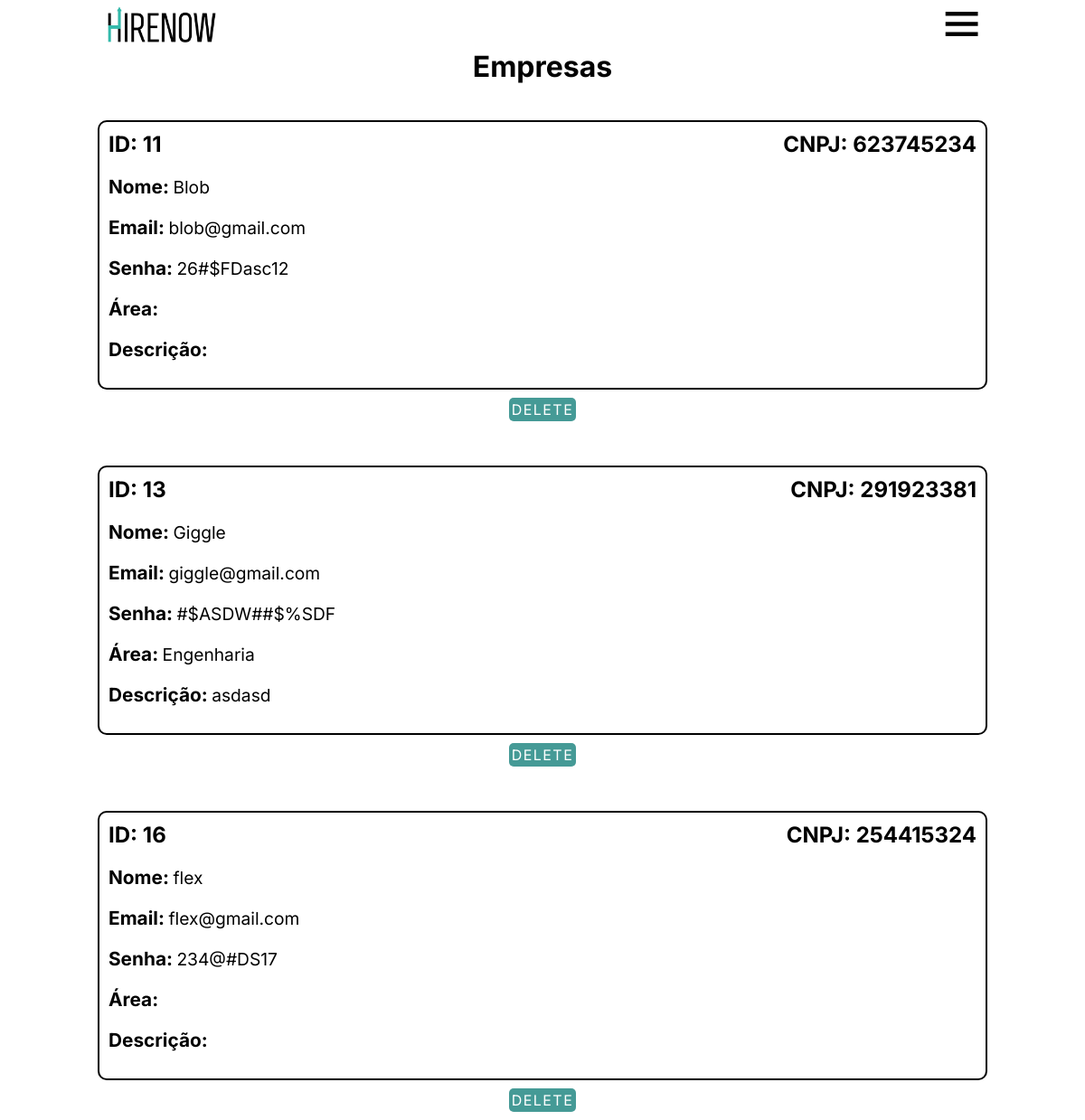
The page /login_cadastro/Adm/empresas_adm.php?email=admin@gmail.com&senha=123asd!*&sm=1&id=1 (signed in) on the database its author committed.
### tables this page shows
CREATE TABLE `empresas` (
  `idEmpresas` int(11) NOT NULL AUTO_INCREMENT,
  `nome` varchar(45) NOT NULL,
  `cnpj` int(11) NOT NULL,
  `email` varchar(45) NOT NULL,
  `senha` varchar(45) NOT NULL,
  `Administrador_idUsuarios` int(11) DEFAULT NULL,
  `tipo` int(1) NOT NULL,
  `area` varchar(45) DEFAULT NULL,
  `descricao` varchar(200) DEFAULT NULL,
  PRIMARY KEY (`idEmpresas`),
  UNIQUE KEY `cnpj_UNIQUE` (`cnpj`),
  UNIQUE KEY `email_UNIQUE` (`email`),
  KEY `fk_Empresas_Administrador1_idx` (`Administrador_idUsuarios`),
  CONSTRAINT `fk_adm1` FOREIGN KEY (`Administrador_idUsuarios`) REFERENCES `administrador` (`idUsuarios`) ON DELETE SET NULL ON UPDATE CASCADE
);

### login_cadastro/Adm/empresas_adm.php (the view, shortened to what this page needs)
<?php
    if(urldecode($_GET['email']) && urldecode($_GET['senha']) && urldecode($_GET['sm']) && urldecode($_GET['id'])){
        class Adm2{
            public function __construct($email, $senha, $sm, $id){
                $this->email = $email;
                $this->senha = $senha;
                $this->sm = $sm;
                $this->id = $id;
            }
        }
    $adm2 = new Adm2(urlencode($_GET['email']), urlencode($_GET['senha']), urlencode($_GET['sm']), urlencode($_GET['id']));
    }
    elseif(!$_GET['email'] && !$_GET['senha'] && !$_GET['sm'] && !$_GET['id']){
        header('location: ../login/protection.php');
    }
?>
<!DOCTYPE html>
<html lang="en">
<head>
    <link rel="stylesheet" href="header_adm.css">
    <link href="https://unpkg.com/boxicons@2.1.4/css/boxicons.min.css" rel="stylesheet" />
    <link rel="stylesheet" href="../Cand/css/rodape.css">
    <link rel="stylesheet" href="update_vaga.css">
</head>
<body>
    <header>
        <img src="../../imagens/logos/hirenow_word.png" alt="Logo" id="logo-word-header" />
        <div class="menu-toggle" onclick="toggleMenu()">
            <span id="menu-icon" class="icon-transition"><i id="bxicon" class='bx bx-menu'></i></span>
        </div>
    </header>
    <h1 style="text-align: center">Empresas</h1>
    <?php include "../configs/config.php";
        $query1 = "SELECT * FROM empresas WHERE tipo = 3";
        $stmt1 = $conexao1->query($query1);
        while($dados1 = $stmt1->fetch_assoc()): ?>
        <div class="content-vaga">
        <div class="vaga">
            <div class="topo-vaga">
                <h3>ID: <?= $dados1["idEmpresas"] ?></h3>
                <h3>CNPJ: <?= $dados1["cnpj"] ?></h3>
            </div>
            <br>
            <h4 style="display: inline-block;">Nome: </h4>
            <p style="display: inline-block;"><?= $dados1["nome"] ?></p>
            <br>
            <br>
            <h4 style="display: inline-block;">Email: </h4>
            <p style="display: inline-block;"><?= $dados1["email"] ?></p>
            <br>
            <br>
            <h4 style="display: inline-block;">Senha: </h4>
            <p style="display: inline-block;"><?= $dados1["senha"] ?></p>
            <br>
            <br>
            <h4 style="display: inline-block;">Área: </h4>
            <p style="display: inline-block;"><?= $dados1["area"] ?></p>
            <br>
            <br>
            <h4 style="display: inline-block;">Descrição: </h4>
            <p style="display: inline-block;"><?= $dados1["descricao"] ?></p>
            <br>
            <br>
        </div>
    </div>
    <center><a
            href="<?="deletar1.php?idEmpresas={$dados1['idEmpresas']}&email={$adm2->email}&senha={$adm2->senha}&sm={$adm2->sm}&id={$adm2->id}"?>"
            style="line-height: 5.5vh;
                    text-align: center;
                    font-size: 1em;
                    padding: 3px;
                    position: relative;
                    width: 100%;
                    height: 5.5vh;
                    border-radius: 5px;
                    border: none;
                    margin-top: 4vh;
                    background-color: #459A96;
                    color: #fff;
                    cursor: pointer;
                    letter-spacing: 0.09em;
                    text-transform: uppercase;
                    transition-duration: 0.5s;">Delete</a></center>
    <?php endwhile; ?>
</body>
</html>

### login_cadastro/Adm/header_adm.css (style rules this page uses)
* { margin: 0; padding: 0; text-decoration: none; font-family: "Inter", sans-serif; }
header { display: flex; justify-content: space-around; align-items: center; width: 100vw; background: #fff; }
#logo-word-header { padding-left: 0.8%; width: 10%; }
i { color: #000; font-size: 1.4em; }
a { color: #000; font-size: 1.4em; }
.menu-toggle { display: none; font-size: 2.4rem; cursor: pointer; }
#bxicon { display: flex; }
.menu-toggle { display: flex; }

### login_cadastro/Adm/update_vaga.css (style rules this page uses)
body { display: flex; justify-content: center; flex-direction: column; }
.content-vaga { width: 100vw; display: flex; justify-content: center; }
.vaga { width: 80%; border: 2px solid black; margin-top: 5vh; border-radius: 10px; padding: 10px; }
.topo-vaga { display: flex; justify-content: space-between; }
h3 { font-size: 1.5em; }
h4 { font-size: 1.3em; }
p { font-size: 1.2em; }

### login_cadastro/Adm/empresas_adm.php (style rules this page uses)
a { color: black; text-decoration: none; }

### rows shown on the page
empresas: idEmpresas "11", cnpj "623745234", nome "Blob", email "blob@gmail.com", senha "26#$FDasc12"
empresas: idEmpresas "13", cnpj "291923381", nome "Giggle", email "giggle@gmail.com", senha "#$ASDW##$%SDF", area "Engenharia", descricao "asdasd"
empresas: idEmpresas "16", cnpj "254415324", nome "flex", email "flex@gmail.com", senha "234@#DS17"
